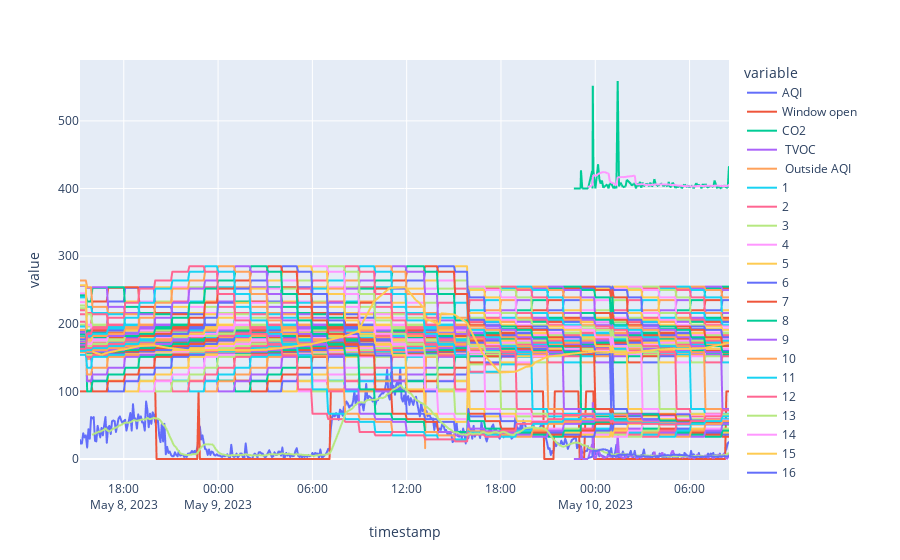

Write notebook code for a chart like this one.
### Code cell
px.line(df)

### Figure 1 — Plotly figure (JSON) as saved in the notebook; plotly's stock layout.template omitted (floating-point values rounded to 4 significant figures; data arrays with more than 128 entries replaced by an {"elided": "..."} marker saying what was removed)
{"data": [{"hovertemplate": "variable=AQI<br>timestamp=%{x}<br>value=%{y}<extra></extra>", "legendgroup": "AQI", "line": {"color": "#636efa", "dash": "solid"}, "marker": {"symbol": "circle"}, "mode": "lines", "name": "AQI", "showlegend": true, "type": "scattergl", "x": {"elided": "487 str values"}, "xaxis": "x", "y": {"elided": "487 int values"}, "yaxis": "y"}, {"hovertemplate": "variable=Window open<br>timestamp=%{x}<br>value=%{y}<extra></extra>", "legendgroup": "Window open", "line": {"color": "#EF553B", "dash": "solid"}, "marker": {"symbol": "circle"}, "mode": "lines", "name": "Window open", "showlegend": true, "type": "scattergl", "x": {"elided": "487 str values"}, "xaxis": "x", "y": {"elided": "487 int values"}, "yaxis": "y"}, {"hovertemplate": "variable=CO2<br>timestamp=%{x}<br>value=%{y}<extra></extra>", "legendgroup": "CO2", "line": {"color": "#00cc96", "dash": "solid"}, "marker": {"symbol": "circle"}, "mode": "lines", "name": "CO2", "showlegend": true, "type": "scattergl", "x": {"elided": "487 str values"}, "xaxis": "x", "y": {"elided": "487 int values"}, "yaxis": "y"}, {"hovertemplate": "variable= TVOC<br>timestamp=%{x}<br>value=%{y}<extra></extra>", "legendgroup": " TVOC", "line": {"color": "#ab63fa", "dash": "solid"}, "marker": {"symbol": "circle"}, "mode": "lines", "name": " TVOC", "showlegend": true, "type": "scattergl", "x": {"elided": "487 str values"}, "xaxis": "x", "y": {"elided": "487 int values"}, "yaxis": "y"}, {"hovertemplate": "variable= Outside AQI<br>timestamp=%{x}<br>value=%{y}<extra></extra>", "legendgroup": " Outside AQI", "line": {"color": "#FFA15A", "dash": "solid"}, "marker": {"symbol": "circle"}, "mode": "lines", "name": " Outside AQI", "showlegend": true, "type": "scattergl", "x": {"elided": "487 str values"}, "xaxis": "x", "y": {"elided": "487 int values"}, "yaxis": "y"}, {"hovertemplate": "variable=1<br>timestamp=%{x}<br>value=%{y}<extra></extra>", "legendgroup": "1", "line": {"color": "#19d3f3", "dash": "solid"}, "marker": {"symbol": "circle"}, "mode": "lines", "name": "1", "showlegend": true, "type": "scattergl", "x": {"elided": "487 str values"}, "xaxis": "x", "y": {"elided": "487 int values"}, "yaxis": "y"}, {"hovertemplate": "variable=2<br>timestamp=%{x}<br>value=%{y}<extra></extra>", "legendgroup": "2", "line": {"color": "#FF6692", "dash": "solid"}, "marker": {"symbol": "circle"}, "mode": "lines", "name": "2", "showlegend": true, "type": "scattergl", "x": {"elided": "487 str values"}, "xaxis": "x", "y": {"elided": "487 int values"}, "yaxis": "y"}, {"hovertemplate": "variable=3<br>timestamp=%{x}<br>value=%{y}<extra></extra>", "legendgroup": "3", "line": {"color": "#B6E880", "dash": "solid"}, "marker": {"symbol": "circle"}, "mode": "lines", "name": "3", "showlegend": true, "type": "scattergl", "x": {"elided": "487 str values"}, "xaxis": "x", "y": {"elided": "487 int values"}, "yaxis": "y"}, {"hovertemplate": "variable=4<br>timestamp=%{x}<br>value=%{y}<extra></extra>", "legendgroup": "4", "line": {"color": "#FF97FF", "dash": "solid"}, "marker": {"symbol": "circle"}, "mode": "lines", "name": "4", "showlegend": true, "type": "scattergl", "x": {"elided": "487 str values"}, "xaxis": "x", "y": {"elided": "487 int values"}, "yaxis": "y"}, {"hovertemplate": "variable=5<br>timestamp=%{x}<br>value=%{y}<extra></extra>", "legendgroup": "5", "line": {"color": "#FECB52", "dash": "solid"}, "marker": {"symbol": "circle"}, "mode": "lines", "name": "5", "showlegend": true, "type": "scattergl", "x": {"elided": "487 str values"}, "xaxis": "x", "y": {"elided": "487 int values"}, "yaxis": "y"}, {"hovertemplate": "variable=6<br>timestamp=%{x}<br>value=%{y}<extra></extra>", "legendgroup": "6", "line": {"color": "#636efa", "dash": "solid"}, "marker": {"symbol": "circle"}, "mode": "lines", "name": "6", "showlegend": true, "type": "scattergl", "x": {"elided": "487 str values"}, "xaxis": "x", "y": {"elided": "487 int values"}, "yaxis": "y"}, {"hovertemplate": "variable=7<br>timestamp=%{x}<br>value=%{y}<extra></extra>", "legendgroup": "7", "line": {"color": "#EF553B", "dash": "solid"}, "marker": {"symbol": "circle"}, "mode": "lines", "name": "7", "showlegend": true, "type": "scattergl", "x": {"elided": "487 str values"}, "xaxis": "x", "y": {"elided": "487 int values"}, "yaxis": "y"}, {"hovertemplate": "variable=8<br>timestamp=%{x}<br>value=%{y}<extra></extra>", "legendgroup": "8", "line": {"color": "#00cc96", "dash": "solid"}, "marker": {"symbol": "circle"}, "mode": "lines", "name": "8", "showlegend": true, "type": "scattergl", "x": {"elided": "487 str values"}, "xaxis": "x", "y": {"elided": "487 int values"}, "yaxis": "y"}, {"hovertemplate": "variable=9<br>timestamp=%{x}<br>value=%{y}<extra></extra>", "legendgroup": "9", "line": {"color": "#ab63fa", "dash": "solid"}, "marker": {"symbol": "circle"}, "mode": "lines", "name": "9", "showlegend": true, "type": "scattergl", "x": {"elided": "487 str values"}, "xaxis": "x", "y": {"elided": "487 int values"}, "yaxis": "y"}, {"hovertemplate": "variable=10<br>timestamp=%{x}<br>value=%{y}<extra></extra>", "legendgroup": "10", "line": {"color": "#FFA15A", "dash": "solid"}, "marker": {"symbol": "circle"}, "mode": "lines", "name": "10", "showlegend": true, "type": "scattergl", "x": {"elided": "487 str values"}, "xaxis": "x", "y": {"elided": "487 int values"}, "yaxis": "y"}, {"hovertemplate": "variable=11<br>timestamp=%{x}<br>value=%{y}<extra></extra>", "legendgroup": "11", "line": {"color": "#19d3f3", "dash": "solid"}, "marker": {"symbol": "circle"}, "mode": "lines", "name": "11", "showlegend": true, "type": "scattergl", "x": {"elided": "487 str values"}, "xaxis": "x", "y": {"elided": "487 int values"}, "yaxis": "y"}, {"hovertemplate": "variable=12<br>timestamp=%{x}<br>value=%{y}<extra></extra>", "legendgroup": "12", "line": {"color": "#FF6692", "dash": "solid"}, "marker": {"symbol": "circle"}, "mode": "lines", "name": "12", "showlegend": true, "type": "scattergl", "x": {"elided": "487 str values"}, "xaxis": "x", "y": {"elided": "487 int values"}, "yaxis": "y"}, {"hovertemplate": "variable=13<br>timestamp=%{x}<br>value=%{y}<extra></extra>", "legendgroup": "13", "line": {"color": "#B6E880", "dash": "solid"}, "marker": {"symbol": "circle"}, "mode": "lines", "name": "13", "showlegend": true, "type": "scattergl", "x": {"elided": "487 str values"}, "xaxis": "x", "y": {"elided": "487 int values"}, "yaxis": "y"}, {"hovertemplate": "variable=14<br>timestamp=%{x}<br>value=%{y}<extra></extra>", "legendgroup": "14", "line": {"color": "#FF97FF", "dash": "solid"}, "marker": {"symbol": "circle"}, "mode": "lines", "name": "14", "showlegend": true, "type": "scattergl", "x": {"elided": "487 str values"}, "xaxis": "x", "y": {"elided": "487 int values"}, "yaxis": "y"}, {"hovertemplate": "variable=15<br>timestamp=%{x}<br>value=%{y}<extra></extra>", "legendgroup": "15", "line": {"color": "#FECB52", "dash": "solid"}, "marker": {"symbol": "circle"}, "mode": "lines", "name": "15", "showlegend": true, "type": "scattergl", "x": {"elided": "487 str values"}, "xaxis": "x", "y": {"elided": "487 int values"}, "yaxis": "y"}, {"hovertemplate": "variable=16<br>timestamp=%{x}<br>value=%{y}<extra></extra>", "legendgroup": "16", "line": {"color": "#636efa", "dash": "solid"}, "marker": {"symbol": "circle"}, "mode": "lines", "name": "16", "showlegend": true, "type": "scattergl", "x": {"elided": "487 str values"}, "xaxis": "x", "y": {"elided": "487 int values"}, "yaxis": "y"}, {"hovertemplate": "variable=17<br>timestamp=%{x}<br>value=%{y}<extra></extra>", "legendgroup": "17", "line": {"color": "#EF553B", "dash": "solid"}, "marker": {"symbol": "circle"}, "mode": "lines", "name": "17", "showlegend": true, "type": "scattergl", "x": {"elided": "487 str values"}, "xaxis": "x", "y": {"elided": "487 int values"}, "yaxis": "y"}, {"hovertemplate": "variable=18<br>timestamp=%{x}<br>value=%{y}<extra></extra>", "legendgroup": "18", "line": {"color": "#00cc96", "dash": "solid"}, "marker": {"symbol": "circle"}, "mode": "lines", "name": "18", "showlegend": true, "type": "scattergl", "x": {"elided": "487 str values"}, "xaxis": "x", "y": {"elided": "487 int values"}, "yaxis": "y"}, {"hovertemplate": "variable=19<br>timestamp=%{x}<br>value=%{y}<extra></extra>", "legendgroup": "19", "line": {"color": "#ab63fa", "dash": "solid"}, "marker": {"symbol": "circle"}, "mode": "lines", "name": "19", "showlegend": true, "type": "scattergl", "x": {"elided": "487 str values"}, "xaxis": "x", "y": {"elided": "487 int values"}, "yaxis": "y"}, {"hovertemplate": "variable=20<br>timestamp=%{x}<br>value=%{y}<extra></extra>", "legendgroup": "20", "line": {"color": "#FFA15A", "dash": "solid"}, "marker": {"symbol": "circle"}, "mode": "lines", "name": "20", "showlegend": true, "type": "scattergl", "x": {"elided": "487 str values"}, "xaxis": "x", "y": {"elided": "487 int values"}, "yaxis": "y"}, {"hovertemplate": "variable=21<br>timestamp=%{x}<br>value=%{y}<extra></extra>", "legendgroup": "21", "line": {"color": "#19d3f3", "dash": "solid"}, "marker": {"symbol": "circle"}, "mode": "lines", "name": "21", "showlegend": true, "type": "scattergl", "x": {"elided": "487 str values"}, "xaxis": "x", "y": {"elided": "487 int values"}, "yaxis": "y"}, {"hovertemplate": "variable=22<br>timestamp=%{x}<br>value=%{y}<extra></extra>", "legendgroup": "22", "line": {"color": "#FF6692", "dash": "solid"}, "marker": {"symbol": "circle"}, "mode": "lines", "name": "22", "showlegend": true, "type": "scattergl", "x": {"elided": "487 str values"}, "xaxis": "x", "y": {"elided": "487 int values"}, "yaxis": "y"}, {"hovertemplate": "variable=23<br>timestamp=%{x}<br>value=%{y}<extra></extra>", "legendgroup": "23", "line": {"color": "#B6E880", "dash": "solid"}, "marker": {"symbol": "circle"}, "mode": "lines", "name": "23", "showlegend": true, "type": "scattergl", "x": {"elided": "487 str values"}, "xaxis": "x", "y": {"elided": "487 int values"}, "yaxis": "y"}, {"hovertemplate": "variable=24<br>timestamp=%{x}<br>value=%{y}<extra></extra>", "legendgroup": "24", "line": {"color": "#FF97FF", "dash": "solid"}, "marker": {"symbol": "circle"}, "mode": "lines", "name": "24", "showlegend": true, "type": "scattergl", "x": {"elided": "487 str values"}, "xaxis": "x", "y": {"elided": "487 int values"}, "yaxis": "y"}, {"hovertemplate": "variable=25<br>timestamp=%{x}<br>value=%{y}<extra></extra>", "legendgroup": "25", "line": {"color": "#FECB52", "dash": "solid"}, "marker": {"symbol": "circle"}, "mode": "lines", "name": "25", "showlegend": true, "type": "scattergl", "x": {"elided": "487 str values"}, "xaxis": "x", "y": {"elided": "487 int values"}, "yaxis": "y"}, {"hovertemplate": "variable=26<br>timestamp=%{x}<br>value=%{y}<extra></extra>", "legendgroup": "26", "line": {"color": "#636efa", "dash": "solid"}, "marker": {"symbol": "circle"}, "mode": "lines", "name": "26", "showlegend": true, "type": "scattergl", "x": {"elided": "487 str values"}, "xaxis": "x", "y": {"elided": "487 int values"}, "yaxis": "y"}, {"hovertemplate": "variable=27<br>timestamp=%{x}<br>value=%{y}<extra></extra>", "legendgroup": "27", "line": {"color": "#EF553B", "dash": "solid"}, "marker": {"symbol": "circle"}, "mode": "lines", "name": "27", "showlegend": true, "type": "scattergl", "x": {"elided": "487 str values"}, "xaxis": "x", "y": {"elided": "487 int values"}, "yaxis": "y"}, {"hovertemplate": "variable=28<br>timestamp=%{x}<br>value=%{y}<extra></extra>", "legendgroup": "28", "line": {"color": "#00cc96", "dash": "solid"}, "marker": {"symbol": "circle"}, "mode": "lines", "name": "28", "showlegend": true, "type": "scattergl", "x": {"elided": "487 str values"}, "xaxis": "x", "y": {"elided": "487 int values"}, "yaxis": "y"}, {"hovertemplate": "variable=29<br>timestamp=%{x}<br>value=%{y}<extra></extra>", "legendgroup": "29", "line": {"color": "#ab63fa", "dash": "solid"}, "marker": {"symbol": "circle"}, "mode": "lines", "name": "29", "showlegend": true, "type": "scattergl", "x": {"elided": "487 str values"}, "xaxis": "x", "y": {"elided": "487 int values"}, "yaxis": "y"}, {"hovertemplate": "variable=30<br>timestamp=%{x}<br>value=%{y}<extra></extra>", "legendgroup": "30", "line": {"color": "#FFA15A", "dash": "solid"}, "marker": {"symbol": "circle"}, "mode": "lines", "name": "30", "showlegend": true, "type": "scattergl", "x": {"elided": "487 str values"}, "xaxis": "x", "y": {"elided": "487 int values"}, "yaxis": "y"}, {"hovertemplate": "variable=31<br>timestamp=%{x}<br>value=%{y}<extra></extra>", "legendgroup": "31", "line": {"color": "#19d3f3", "dash": "solid"}, "marker": {"symbol": "circle"}, "mode": "lines", "name": "31", "showlegend": true, "type": "scattergl", "x": {"elided": "487 str values"}, "xaxis": "x", "y": {"elided": "487 int values"}, "yaxis": "y"}, {"hovertemplate": "variable=32<br>timestamp=%{x}<br>value=%{y}<extra></extra>", "legendgroup": "32", "line": {"color": "#FF6692", "dash": "solid"}, "marker": {"symbol": "circle"}, "mode": "lines", "name": "32", "showlegend": true, "type": "scattergl", "x": {"elided": "487 str values"}, "xaxis": "x", "y": {"elided": "487 int values"}, "yaxis": "y"}, {"hovertemplate": "variable=33<br>timestamp=%{x}<br>value=%{y}<extra></extra>", "legendgroup": "33", "line": {"color": "#B6E880", "dash": "solid"}, "marker": {"symbol": "circle"}, "mode": "lines", "name": "33", "showlegend": true, "type": "scattergl", "x": {"elided": "487 str values"}, "xaxis": "x", "y": {"elided": "487 int values"}, "yaxis": "y"}, {"hovertemplate": "variable=34<br>timestamp=%{x}<br>value=%{y}<extra></extra>", "legendgroup": "34", "line": {"color": "#FF97FF", "dash": "solid"}, "marker": {"symbol": "circle"}, "mode": "lines", "name": "34", "showlegend": true, "type": "scattergl", "x": {"elided": "487 str values"}, "xaxis": "x", "y": {"elided": "487 int values"}, "yaxis": "y"}, {"hovertemplate": "variable=35<br>timestamp=%{x}<br>value=%{y}<extra></extra>", "legendgroup": "35", "line": {"color": "#FECB52", "dash": "solid"}, "marker": {"symbol": "circle"}, "mode": "lines", "name": "35", "showlegend": true, "type": "scattergl", "x": {"elided": "487 str values"}, "xaxis": "x", "y": {"elided": "487 int values"}, "yaxis": "y"}, {"hovertemplate": "variable=36<br>timestamp=%{x}<br>value=%{y}<extra></extra>", "legendgroup": "36", "line": {"color": "#636efa", "dash": "solid"}, "marker": {"symbol": "circle"}, "mode": "lines", "name": "36", "showlegend": true, "type": "scattergl", "x": {"elided": "487 str values"}, "xaxis": "x", "y": {"elided": "487 int values"}, "yaxis": "y"}, {"hovertemplate": "variable=37<br>timestamp=%{x}<br>value=%{y}<extra></extra>", "legendgroup": "37", "line": {"color": "#EF553B", "dash": "solid"}, "marker": {"symbol": "circle"}, "mode": "lines", "name": "37", "showlegend": true, "type": "scattergl", "x": {"elided": "487 str values"}, "xaxis": "x", "y": {"elided": "487 int values"}, "yaxis": "y"}, {"hovertemplate": "variable=38<br>timestamp=%{x}<br>value=%{y}<extra></extra>", "legendgroup": "38", "line": {"color": "#00cc96", "dash": "solid"}, "marker": {"symbol": "circle"}, "mode": "lines", "name": "38", "showlegend": true, "type": "scattergl", "x": {"elided": "487 str values"}, "xaxis": "x", "y": {"elided": "487 int values"}, "yaxis": "y"}, {"hovertemplate": "variable=39<br>timestamp=%{x}<br>value=%{y}<extra></extra>", "legendgroup": "39", "line": {"color": "#ab63fa", "dash": "solid"}, "marker": {"symbol": "circle"}, "mode": "lines", "name": "39", "showlegend": true, "type": "scattergl", "x": {"elided": "487 str values"}, "xaxis": "x", "y": {"elided": "487 int values"}, "yaxis": "y"}, {"hovertemplate": "variable=40<br>timestamp=%{x}<br>value=%{y}<extra></extra>", "legendgroup": "40", "line": {"color": "#FFA15A", "dash": "solid"}, "marker": {"symbol": "circle"}, "mode": "lines", "name": "40", "showlegend": true, "type": "scattergl", "x": {"elided": "487 str values"}, "xaxis": "x", "y": {"elided": "487 int values"}, "yaxis": "y"}, {"hovertemplate": "variable=41<br>timestamp=%{x}<br>value=%{y}<extra></extra>", "legendgroup": "41", "line": {"color": "#19d3f3", "dash": "solid"}, "marker": {"symbol": "circle"}, "mode": "lines", "name": "41", "showlegend": true, "type": "scattergl", "x": {"elided": "487 str values"}, "xaxis": "x", "y": {"elided": "487 int values"}, "yaxis": "y"}, {"hovertemplate": "variable=42<br>timestamp=%{x}<br>value=%{y}<extra></extra>", "legendgroup": "42", "line": {"color": "#FF6692", "dash": "solid"}, "marker": {"symbol": "circle"}, "mode": "lines", "name": "42", "showlegend": true, "type": "scattergl", "x": {"elided": "487 str values"}, "xaxis": "x", "y": {"elided": "487 int values"}, "yaxis": "y"}, {"hovertemplate": "variable=43<br>timestamp=%{x}<br>value=%{y}<extra></extra>", "legendgroup": "43", "line": {"color": "#B6E880", "dash": "solid"}, "marker": {"symbol": "circle"}, "mode": "lines", "name": "43", "showlegend": true, "type": "scattergl", "x": {"elided": "487 str values"}, "xaxis": "x", "y": {"elided": "487 int values"}, "yaxis": "y"}, {"hovertemplate": "variable=44<br>timestamp=%{x}<br>value=%{y}<extra></extra>", "legendgroup": "44", "line": {"color": "#FF97FF", "dash": "solid"}, "marker": {"symbol": "circle"}, "mode": "lines", "name": "44", "showlegend": true, "type": "scattergl", "x": {"elided": "487 str values"}, "xaxis": "x", "y": {"elided": "487 int values"}, "yaxis": "y"}, {"hovertemplate": "variable=45<br>timestamp=%{x}<br>value=%{y}<extra></extra>", "legendgroup": "45", "line": {"color": "#FECB52", "dash": "solid"}, "marker": {"symbol": "circle"}, "mode": "lines", "name": "45", "showlegend": true, "type": "scattergl", "x": {"elided": "487 str values"}, "xaxis": "x", "y": {"elided": "487 int values"}, "yaxis": "y"}, {"hovertemplate": "variable=46<br>timestamp=%{x}<br>value=%{y}<extra></extra>", "legendgroup": "46", "line": {"color": "#636efa", "dash": "solid"}, "marker": {"symbol": "circle"}, "mode": "lines", "name": "46", "showlegend": true, "type": "scattergl", "x": {"elided": "487 str values"}, "xaxis": "x", "y": {"elided": "487 int values"}, "yaxis": "y"}, {"hovertemplate": "variable=47<br>timestamp=%{x}<br>value=%{y}<extra></extra>", "legendgroup": "47", "line": {"color": "#EF553B", "dash": "solid"}, "marker": {"symbol": "circle"}, "mode": "lines", "name": "47", "showlegend": true, "type": "scattergl", "x": {"elided": "487 str values"}, "xaxis": "x", "y": {"elided": "487 int values"}, "yaxis": "y"}, {"hovertemplate": "variable=48<br>timestamp=%{x}<br>value=%{y}<extra></extra>", "legendgroup": "48", "line": {"color": "#00cc96", "dash": "solid"}, "marker": {"symbol": "circle"}, "mode": "lines", "name": "48", "showlegend": true, "type": "scattergl", "x": {"elided": "487 str values"}, "xaxis": "x", "y": {"elided": "487 int values"}, "yaxis": "y"}, {"hovertemplate": "variable=49<br>timestamp=%{x}<br>value=%{y}<extra></extra>", "legendgroup": "49", "line": {"color": "#ab63fa", "dash": "solid"}, "marker": {"symbol": "circle"}, "mode": "lines", "name": "49", "showlegend": true, "type": "scattergl", "x": {"elided": "487 str values"}, "xaxis": "x", "y": {"elided": "487 int values"}, "yaxis": "y"}, {"hovertemplate": "variable=50<br>timestamp=%{x}<br>value=%{y}<extra></extra>", "legendgroup": "50", "line": {"color": "#FFA15A", "dash": "solid"}, "marker": {"symbol": "circle"}, "mode": "lines", "name": "50", "showlegend": true, "type": "scattergl", "x": {"elided": "487 str values"}, "xaxis": "x", "y": {"elided": "487 int values"}, "yaxis": "y"}, {"hovertemplate": "variable=51<br>timestamp=%{x}<br>value=%{y}<extra></extra>", "legendgroup": "51", "line": {"color": "#19d3f3", "dash": "solid"}, "marker": {"symbol": "circle"}, "mode": "lines", "name": "51", "showlegend": true, "type": "scattergl", "x": {"elided": "487 str values"}, "xaxis": "x", "y": {"elided": "487 int values"}, "yaxis": "y"}, {"hovertemplate": "variable=52<br>timestamp=%{x}<br>value=%{y}<extra></extra>", "legendgroup": "52", "line": {"color": "#FF6692", "dash": "solid"}, "marker": {"symbol": "circle"}, "mode": "lines", "name": "52", "showlegend": true, "type": "scattergl", "x": {"elided": "487 str values"}, "xaxis": "x", "y": {"elided": "487 int values"}, "yaxis": "y"}, {"hovertemplate": "variable=53<br>timestamp=%{x}<br>value=%{y}<extra></extra>", "legendgroup": "53", "line": {"color": "#B6E880", "dash": "solid"}, "marker": {"symbol": "circle"}, "mode": "lines", "name": "53", "showlegend": true, "type": "scattergl", "x": {"elided": "487 str values"}, "xaxis": "x", "y": {"elided": "487 int values"}, "yaxis": "y"}, {"hovertemplate": "variable=54<br>timestamp=%{x}<br>value=%{y}<extra></extra>", "legendgroup": "54", "line": {"color": "#FF97FF", "dash": "solid"}, "marker": {"symbol": "circle"}, "mode": "lines", "name": "54", "showlegend": true, "type": "scattergl", "x": {"elided": "487 str values"}, "xaxis": "x", "y": {"elided": "487 int values"}, "yaxis": "y"}, {"hovertemplate": "variable=55<br>timestamp=%{x}<br>value=%{y}<extra></extra>", "legendgroup": "55", "line": {"color": "#FECB52", "dash": "solid"}, "marker": {"symbol": "circle"}, "mode": "lines", "name": "55", "showlegend": true, "type": "scattergl", "x": {"elided": "487 str values"}, "xaxis": "x", "y": {"elided": "487 int values"}, "yaxis": "y"}, {"hovertemplate": "variable=56<br>timestamp=%{x}<br>value=%{y}<extra></extra>", "legendgroup": "56", "line": {"color": "#636efa", "dash": "solid"}, "marker": {"symbol": "circle"}, "mode": "lines", "name": "56", "showlegend": true, "type": "scattergl", "x": {"elided": "487 str values"}, "xaxis": "x", "y": {"elided": "487 int values"}, "yaxis": "y"}, {"hovertemplate": "variable=57<br>timestamp=%{x}<br>value=%{y}<extra></extra>", "legendgroup": "57", "line": {"color": "#EF553B", "dash": "solid"}, "marker": {"symbol": "circle"}, "mode": "lines", "name": "57", "showlegend": true, "type": "scattergl", "x": {"elided": "487 str values"}, "xaxis": "x", "y": {"elided": "487 int values"}, "yaxis": "y"}, {"hovertemplate": "variable=58<br>timestamp=%{x}<br>value=%{y}<extra></extra>", "legendgroup": "58", "line": {"color": "#00cc96", "dash": "solid"}, "marker": {"symbol": "circle"}, "mode": "lines", "name": "58", "showlegend": true, "type": "scattergl", "x": {"elided": "487 str values"}, "xaxis": "x", "y": {"elided": "487 int values"}, "yaxis": "y"}, {"hovertemplate": "variable=59<br>timestamp=%{x}<br>value=%{y}<extra></extra>", "legendgroup": "59", "line": {"color": "#ab63fa", "dash": "solid"}, "marker": {"symbol": "circle"}, "mode": "lines", "name": "59", "showlegend": true, "type": "scattergl", "x": {"elided": "487 str values"}, "xaxis": "x", "y": {"elided": "487 int values"}, "yaxis": "y"}, {"hovertemplate": "variable=60<br>timestamp=%{x}<br>value=%{y}<extra></extra>", "legendgroup": "60", "line": {"color": "#FFA15A", "dash": "solid"}, "marker": {"symbol": "circle"}, "mode": "lines", "name": "60", "showlegend": true, "type": "scattergl", "x": {"elided": "487 str values"}, "xaxis": "x", "y": {"elided": "487 int values"}, "yaxis": "y"}, {"hovertemplate": "variable=61<br>timestamp=%{x}<br>value=%{y}<extra></extra>", "legendgroup": "61", "line": {"color": "#19d3f3", "dash": "solid"}, "marker": {"symbol": "circle"}, "mode": "lines", "name": "61", "showlegend": true, "type": "scattergl", "x": {"elided": "487 str values"}, "xaxis": "x", "y": {"elided": "487 int values"}, "yaxis": "y"}, {"hovertemplate": "variable=62<br>timestamp=%{x}<br>value=%{y}<extra></extra>", "legendgroup": "62", "line": {"color": "#FF6692", "dash": "solid"}, "marker": {"symbol": "circle"}, "mode": "lines", "name": "62", "showlegend": true, "type": "scattergl", "x": {"elided": "487 str values"}, "xaxis": "x", "y": {"elided": "487 int values"}, "yaxis": "y"}, {"hovertemplate": "variable=63<br>timestamp=%{x}<br>value=%{y}<extra></extra>", "legendgroup": "63", "line": {"color": "#B6E880", "dash": "solid"}, "marker": {"symbol": "circle"}, "mode": "lines", "name": "63", "showlegend": true, "type": "scattergl", "x": {"elided": "487 str values"}, "xaxis": "x", "y": {"elided": "487 int values"}, "yaxis": "y"}, {"hovertemplate": "variable=64<br>timestamp=%{x}<br>value=%{y}<extra></extra>", "legendgroup": "64", "line": {"color": "#FF97FF", "dash": "solid"}, "marker": {"symbol": "circle"}, "mode": "lines", "name": "64", "showlegend": true, "type": "scattergl", "x": {"elided": "487 str values"}, "xaxis": "x", "y": {"elided": "487 int values"}, "yaxis": "y"}, {"hovertemplate": "variable=65<br>timestamp=%{x}<br>value=%{y}<extra></extra>", "legendgroup": "65", "line": {"color": "#FECB52", "dash": "solid"}, "marker": {"symbol": "circle"}, "mode": "lines", "name": "65", "showlegend": true, "type": "scattergl", "x": {"elided": "487 str values"}, "xaxis": "x", "y": {"elided": "487 int values"}, "yaxis": "y"}, {"hovertemplate": "variable=66<br>timestamp=%{x}<br>value=%{y}<extra></extra>", "legendgroup": "66", "line": {"color": "#636efa", "dash": "solid"}, "marker": {"symbol": "circle"}, "mode": "lines", "name": "66", "showlegend": true, "type": "scattergl", "x": {"elided": "487 str values"}, "xaxis": "x", "y": {"elided": "487 int values"}, "yaxis": "y"}, {"hovertemplate": "variable=67<br>timestamp=%{x}<br>value=%{y}<extra></extra>", "legendgroup": "67", "line": {"color": "#EF553B", "dash": "solid"}, "marker": {"symbol": "circle"}, "mode": "lines", "name": "67", "showlegend": true, "type": "scattergl", "x": {"elided": "487 str values"}, "xaxis": "x", "y": {"elided": "487 int values"}, "yaxis": "y"}, {"hovertemplate": "variable=68<br>timestamp=%{x}<br>value=%{y}<extra></extra>", "legendgroup": "68", "line": {"color": "#00cc96", "dash": "solid"}, "marker": {"symbol": "circle"}, "mode": "lines", "name": "68", "showlegend": true, "type": "scattergl", "x": {"elided": "487 str values"}, "xaxis": "x", "y": {"elided": "487 int values"}, "yaxis": "y"}, {"hovertemplate": "variable=69<br>timestamp=%{x}<br>value=%{y}<extra></extra>", "legendgroup": "69", "line": {"color": "#ab63fa", "dash": "solid"}, "marker": {"symbol": "circle"}, "mode": "lines", "name": "69", "showlegend": true, "type": "scattergl", "x": {"elided": "487 str values"}, "xaxis": "x", "y": {"elided": "487 int values"}, "yaxis": "y"}, {"hovertemplate": "variable=70<br>timestamp=%{x}<br>value=%{y}<extra></extra>", "legendgroup": "70", "line": {"color": "#FFA15A", "dash": "solid"}, "marker": {"symbol": "circle"}, "mode": "lines", "name": "70", "showlegend": true, "type": "scattergl", "x": {"elided": "487 str values"}, "xaxis": "x", "y": {"elided": "487 int values"}, "yaxis": "y"}, {"hovertemplate": "variable=71<br>timestamp=%{x}<br>value=%{y}<extra></extra>", "legendgroup": "71", "line": {"color": "#19d3f3", "dash": "solid"}, "marker": {"symbol": "circle"}, "mode": "lines", "name": "71", "showlegend": true, "type": "scattergl", "x": {"elided": "487 str values"}, "xaxis": "x", "y": {"elided": "487 int values"}, "yaxis": "y"}, {"hovertemplate": "variable=72<br>timestamp=%{x}<br>value=%{y}<extra></extra>", "legendgroup": "72", "line": {"color": "#FF6692", "dash": "solid"}, "marker": {"symbol": "circle"}, "mode": "lines", "name": "72", "showlegend": true, "type": "scattergl", "x": {"elided": "487 str values"}, "xaxis": "x", "y": {"elided": "487 int values"}, "yaxis": "y"}, {"hovertemplate": "variable=Mean AQI<br>timestamp=%{x}<br>value=%{y}<extra></extra>", "legendgroup": "Mean AQI", "line": {"color": "#B6E880", "dash": "solid"}, "marker": {"symbol": "circle"}, "mode": "lines", "name": "Mean AQI", "showlegend": true, "type": "scattergl", "x": {"elided": "487 str values"}, "xaxis": "x", "y": {"elided": "487 float values"}, "yaxis": "y"}, {"hovertemplate": "variable=Mean CO2<br>timestamp=%{x}<br>value=%{y}<extra></extra>", "legendgroup": "Mean CO2", "line": {"color": "#FF97FF", "dash": "solid"}, "marker": {"symbol": "circle"}, "mode": "lines", "name": "Mean CO2", "showlegend": true, "type": "scattergl", "x": {"elided": "487 str values"}, "xaxis": "x", "y": {"elided": "487 float values"}, "yaxis": "y"}, {"hovertemplate": "variable=Mean Outside AQI<br>timestamp=%{x}<br>value=%{y}<extra></extra>", "legendgroup": "Mean Outside AQI", "line": {"color": "#FECB52", "dash": "solid"}, "marker": {"symbol": "circle"}, "mode": "lines", "name": "Mean Outside AQI", "showlegend": true, "type": "scattergl", "x": {"elided": "487 str values"}, "xaxis": "x", "y": {"elided": "487 float values"}, "yaxis": "y"}, {"hovertemplate": "variable=Mean TVOC<br>timestamp=%{x}<br>value=%{y}<extra></extra>", "legendgroup": "Mean TVOC", "line": {"color": "#636efa", "dash": "solid"}, "marker": {"symbol": "circle"}, "mode": "lines", "name": "Mean TVOC", "showlegend": true, "type": "scattergl", "x": {"elided": "487 str values"}, "xaxis": "x", "y": {"elided": "487 float values"}, "yaxis": "y"}], "layout": {"legend": {"title": {"text": "variable"}, "tracegroupgap": 0}, "margin": {"t": 60}, "xaxis": {"anchor": "y", "domain": [0, 1], "title": {"text": "timestamp"}}, "yaxis": {"anchor": "x", "domain": [0, 1], "title": {"text": "value"}}}}
